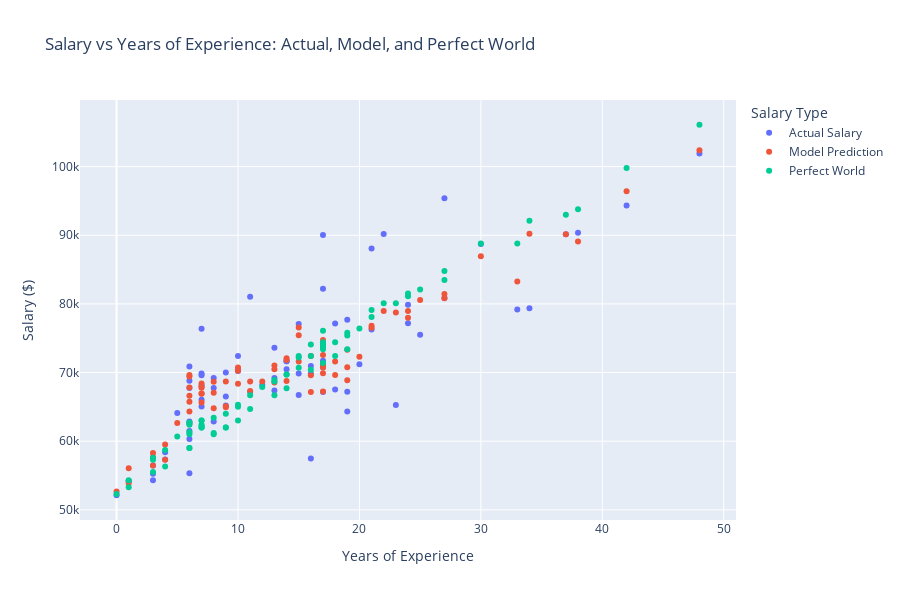

Here is the notebook cell this chart was saved with:
### Code cell
import plotly.express as px
import pandas as pd
import numpy as np

# Prepare the data (assumes df already exists and has the right columns)
df_plot = df[[
    "Employee",
    "Years of Exp",
    "25-26 Salary",
    "Prediction_from_clean_model",
    "Perfect World Salary"
]].copy()

df_plot = df_plot.rename(columns={
    "25-26 Salary": "Actual Salary",
    "Prediction_from_clean_model": "Model Prediction",
    "Perfect World Salary": "Perfect World"
})

# Melt to long format
df_long = df_plot.melt(
    id_vars=["Years of Exp", "Employee"],
    var_name="Salary Type",
    value_name="Salary"
)

# Clean up infinities or NaNs
df_long = df_long.replace([np.inf, -np.inf], np.nan).dropna(subset=["Salary"])

# Interactive plot with trendlines
fig = px.scatter(
    df_long,
    x="Years of Exp",
    y="Salary",
    color="Salary Type",
    # trendline="ols",
    hover_data=["Employee", "Salary", "Years of Exp"],
    title="Salary vs Years of Experience: Actual, Model, and Perfect World"
)

fig.update_layout(
    height=600,
    legend_title="Salary Type",
    xaxis_title="Years of Experience",
    yaxis_title="Salary ($)",
    hovermode="closest"
)

fig.show()

### Figure 1 — Plotly figure (JSON) as saved in the notebook; plotly's stock layout.template omitted (floating-point values rounded to 4 significant figures)
{"data": [{"customdata": [["Joella, Katie "], ["Dimond, Olivia D"], ["Pugh, Hannah E"], ["Baumgartner, Rachel C"], ["Herndon, Natalie R"], ["Rosiere, Diana M"], ["Porter, Laine M"], ["Wang, Zhuoqun "], ["Sasine, Corinne P"], ["Von Tscharner, Emma M"], ["Berg, Kyle R"], ["Peters, Emily M"], ["Burton, Tiffany D"], ["Swisher, Mark R"], ["Gulick, Kate T"], ["McVie, Geoffry "], ["Greenwald, Tess E"], ["Jung, Jason R"], ["McFall, Shannon M"], ["Garcia, Maria G"], ["Harnar, Casey E"], ["Bray, Amie M"], ["Ochoa, Melissa B"], ["Passin, Laura E"], ["McGrath, Alexandra F"], ["Romano, Bridget M"], ["Barocas, Anne "], ["Callis, Carolyn P"], ["Wang, Xiaomeng "], ["Brown, Michelle C"], ["McHugh, John N"], ["Fonseca, Ana J"], ["Courtney, Heather M"], ["Garcia, Christina "], ["Valin, Josh N"], ["McGown, Amber"], ["Ponce, Tomas M"], ["Tuck, Dane P"], ["Hollway, Margaret F"], ["Goforth, Elizabeth A"], ["Farrell, Julie"], ["Shipley, Kelly L"], ["LaRocque, Carol A"], ["Turnbull, Jennie "], ["Lantagne, Michael K"], ["Tullar, Timothy R"], ["Herman, Bonnie J"], ["Aragon, Shannon "], ["Valdez, Savannah G"], ["Gordon, Heather A"], ["Boss, Christine M"], ["Summers, Amber "], ["Rehmer, Rosemary "], ["Zinge, Kelley C"], ["Ferrill Roman, Bonnie M"], ["Kirchner, Rachel Y"], ["Jewett, Jeffrey T"], ["Hill, Bettye"], ["Johnson, Marie F"], ["Hon, Rebecca M"], ["Irwin, Michelle D"], ["Riehl, Joe "], ["May, Julie "], ["Ferguson, Kristen A"], ["Barton, Sarah F"], ["Evans, Anne E"], ["Sniegowski, Peter "], ["Beckham, Wallace A"], ["Gentry, Phillip M"], ["Rodgers, Andy "], ["Otto, Theresa J"], ["McCall, Ines A"], ["Easton, Terrance "], ["Hamilton, Darla J"], ["Pattison, Michael G"]], "hovertemplate": "Salary Type=Actual Salary<br>Years of Exp=%{x}<br>Salary=%{y}<br>Employee=%{customdata[0]}<extra></extra>", "legendgroup": "Actual Salary", "marker": {"color": "#636efa", "symbol": "circle"}, "mode": "markers", "name": "Actual Salary", "orientation": "v", "showlegend": true, "type": "scatter", "x": [0, 1, 1, 3, 3, 3, 4, 4, 5, 6, 6, 6, 6, 8, 7, 9, 7, 9, 6, 8, 7, 6, 8, 7, 7, 9, 10, 10, 6, 10, 7, 15, 11, 13, 12, 13, 15, 14, 14, 14, 13, 15, 11, 16, 19, 17, 19, 18, 16, 17, 16, 20, 17, 17, 17, 18, 19, 17, 17, 23, 25, 21, 24, 24, 21, 22, 27, 30, 27, 33, 34, 37, 38, 42, 48], "xaxis": "x", "y": [52125, 54210, 54210, 54302, 55253, 56471, 57338, 58380, 64114, 55328, 60336, 61474, 62884, 62884, 65052, 65211, 66028, 66514, 67763, 67763, 68119, 68805, 69205, 69603, 69848, 70013, 70243, 70473, 70890, 72403, 76387, 66744, 67220, 67395, 68196, 69223, 69848, 70473, 71655, 71655, 73609, 77061, 81055, 57463, 64318, 67166, 67220, 67540, 69848, 70761, 70967, 71209, 71244, 71720, 73997, 77145, 77689, 82201, 90045, 65259, 75504, 76288, 77182, 79861, 88090, 90178, 80874, 88717, 95382, 79173, 79378, 90142, 90370, 94341, 101894], "yaxis": "y"}, {"customdata": [["Joella, Katie "], ["Dimond, Olivia D"], ["Pugh, Hannah E"], ["Baumgartner, Rachel C"], ["Herndon, Natalie R"], ["Rosiere, Diana M"], ["Porter, Laine M"], ["Wang, Zhuoqun "], ["Sasine, Corinne P"], ["Von Tscharner, Emma M"], ["Berg, Kyle R"], ["Peters, Emily M"], ["Burton, Tiffany D"], ["Swisher, Mark R"], ["Gulick, Kate T"], ["McVie, Geoffry "], ["Greenwald, Tess E"], ["Jung, Jason R"], ["McFall, Shannon M"], ["Garcia, Maria G"], ["Harnar, Casey E"], ["Bray, Amie M"], ["Ochoa, Melissa B"], ["Passin, Laura E"], ["McGrath, Alexandra F"], ["Romano, Bridget M"], ["Barocas, Anne "], ["Callis, Carolyn P"], ["Wang, Xiaomeng "], ["Brown, Michelle C"], ["McHugh, John N"], ["Fonseca, Ana J"], ["Courtney, Heather M"], ["Garcia, Christina "], ["Valin, Josh N"], ["McGown, Amber"], ["Ponce, Tomas M"], ["Tuck, Dane P"], ["Hollway, Margaret F"], ["Goforth, Elizabeth A"], ["Farrell, Julie"], ["Shipley, Kelly L"], ["LaRocque, Carol A"], ["Turnbull, Jennie "], ["Lantagne, Michael K"], ["Tullar, Timothy R"], ["Herman, Bonnie J"], ["Aragon, Shannon "], ["Valdez, Savannah G"], ["Gordon, Heather A"], ["Boss, Christine M"], ["Summers, Amber "], ["Rehmer, Rosemary "], ["Zinge, Kelley C"], ["Ferrill Roman, Bonnie M"], ["Kirchner, Rachel Y"], ["Jewett, Jeffrey T"], ["Hill, Bettye"], ["Johnson, Marie F"], ["Hon, Rebecca M"], ["Irwin, Michelle D"], ["Riehl, Joe "], ["May, Julie "], ["Ferguson, Kristen A"], ["Barton, Sarah F"], ["Evans, Anne E"], ["Sniegowski, Peter "], ["Beckham, Wallace A"], ["Gentry, Phillip M"], ["Rodgers, Andy "], ["Otto, Theresa J"], ["McCall, Ines A"], ["Easton, Terrance "], ["Hamilton, Darla J"], ["Pattison, Michael G"]], "hovertemplate": "Salary Type=Model Prediction<br>Years of Exp=%{x}<br>Salary=%{y}<br>Employee=%{customdata[0]}<extra></extra>", "legendgroup": "Model Prediction", "marker": {"color": "#EF553B", "symbol": "circle"}, "mode": "markers", "name": "Model Prediction", "orientation": "v", "showlegend": true, "type": "scatter", "x": [0, 1, 1, 3, 3, 3, 4, 4, 5, 6, 6, 6, 6, 8, 7, 9, 7, 9, 6, 8, 7, 6, 8, 7, 7, 9, 10, 10, 6, 10, 7, 15, 11, 13, 12, 13, 15, 14, 14, 14, 13, 15, 11, 16, 19, 17, 19, 18, 16, 17, 16, 20, 17, 17, 17, 18, 19, 17, 17, 23, 25, 21, 24, 24, 21, 22, 27, 30, 27, 33, 34, 37, 38, 42, 48], "xaxis": "x", "y": [52680.0, 53870.0, 56050.0, 57660.0, 56450.0, 58280.0, 57280.0, 59530.0, 62660.0, 65750.0, 62560.0, 64340.0, 69420.0, 64790.0, 66900.0, 64940.0, 66950.0, 65090.0, 66630.0, 67060.0, 68410.0, 67820.0, 68670.0, 67790.0, 67920.0, 68710.0, 68370.0, 70260.0, 69640.0, 70740.0, 65640.0, 75440.0, 67300.0, 70480.0, 68710.0, 68530.0, 71610.0, 68760.0, 72100.0, 71810.0, 71020.0, 76560.0, 68710.0, 67170.0, 68900.0, 67230.0, 73320.0, 69640.0, 69610.0, 71080.0, 72420.0, 72290.0, 71210.0, 70750.0, 72550.0, 71600.0, 70780.0, 69900.0, 74740.0, 78770.0, 80570.0, 76830.0, 77990.0, 78960.0, 76510.0, 78980.0, 81430.0, 86960.0, 80820.0, 83270.0, 90210.0, 90150.0, 89100.0, 96410.0, 102400.0], "yaxis": "y"}, {"customdata": [["Joella, Katie "], ["Dimond, Olivia D"], ["Pugh, Hannah E"], ["Baumgartner, Rachel C"], ["Herndon, Natalie R"], ["Rosiere, Diana M"], ["Porter, Laine M"], ["Wang, Zhuoqun "], ["Sasine, Corinne P"], ["Von Tscharner, Emma M"], ["Berg, Kyle R"], ["Peters, Emily M"], ["Burton, Tiffany D"], ["Swisher, Mark R"], ["Gulick, Kate T"], ["McVie, Geoffry "], ["Greenwald, Tess E"], ["Jung, Jason R"], ["McFall, Shannon M"], ["Garcia, Maria G"], ["Harnar, Casey E"], ["Bray, Amie M"], ["Ochoa, Melissa B"], ["Passin, Laura E"], ["McGrath, Alexandra F"], ["Romano, Bridget M"], ["Barocas, Anne "], ["Callis, Carolyn P"], ["Wang, Xiaomeng "], ["Brown, Michelle C"], ["McHugh, John N"], ["Fonseca, Ana J"], ["Courtney, Heather M"], ["Garcia, Christina "], ["Valin, Josh N"], ["McGown, Amber"], ["Ponce, Tomas M"], ["Tuck, Dane P"], ["Hollway, Margaret F"], ["Goforth, Elizabeth A"], ["Farrell, Julie"], ["Shipley, Kelly L"], ["LaRocque, Carol A"], ["Turnbull, Jennie "], ["Lantagne, Michael K"], ["Tullar, Timothy R"], ["Herman, Bonnie J"], ["Aragon, Shannon "], ["Valdez, Savannah G"], ["Gordon, Heather A"], ["Boss, Christine M"], ["Summers, Amber "], ["Rehmer, Rosemary "], ["Zinge, Kelley C"], ["Ferrill Roman, Bonnie M"], ["Kirchner, Rachel Y"], ["Jewett, Jeffrey T"], ["Hill, Bettye"], ["Johnson, Marie F"], ["Hon, Rebecca M"], ["Irwin, Michelle D"], ["Riehl, Joe "], ["May, Julie "], ["Ferguson, Kristen A"], ["Barton, Sarah F"], ["Evans, Anne E"], ["Sniegowski, Peter "], ["Beckham, Wallace A"], ["Gentry, Phillip M"], ["Rodgers, Andy "], ["Otto, Theresa J"], ["McCall, Ines A"], ["Easton, Terrance "], ["Hamilton, Darla J"], ["Pattison, Michael G"]], "hovertemplate": "Salary Type=Perfect World<br>Years of Exp=%{x}<br>Salary=%{y}<br>Employee=%{customdata[0]}<extra></extra>", "legendgroup": "Perfect World", "marker": {"color": "#00cc96", "symbol": "circle"}, "mode": "markers", "name": "Perfect World", "orientation": "v", "showlegend": true, "type": "scatter", "x": [0, 1, 1, 3, 3, 3, 4, 4, 5, 6, 6, 6, 6, 8, 7, 9, 7, 9, 6, 8, 7, 6, 8, 7, 7, 9, 10, 10, 6, 10, 7, 15, 11, 13, 12, 13, 15, 14, 14, 14, 13, 15, 11, 16, 19, 17, 19, 18, 16, 17, 16, 20, 17, 17, 17, 18, 19, 17, 17, 23, 25, 21, 24, 24, 21, 22, 27, 30, 27, 33, 34, 37, 38, 42, 48], "xaxis": "x", "y": [52300, 53300, 54300, 57300, 55500, 57600, 56300, 58700, 60700, 61000, 59000, 59000, 62700, 61000, 62000, 62000, 62000, 62000, 61300, 61200, 63000, 62400, 63400, 63000, 62400, 64000, 63000, 65000, 62700, 65300, 62200, 72200, 64700, 68900, 67900, 66700, 70700, 67700, 69700, 69700, 68700, 72400, 66700, 70400, 73400, 71400, 75800, 72400, 72400, 73900, 74100, 76400, 74100, 73600, 74400, 74400, 75400, 73400, 76100, 80100, 82100, 79100, 81100, 81500, 78100, 80100, 84800, 88800, 83500, 88800, 92100, 93000, 93800, 99800, 106100], "yaxis": "y"}], "layout": {"height": 600, "hovermode": "closest", "legend": {"title": {"text": "Salary Type"}, "tracegroupgap": 0}, "title": {"text": "Salary vs Years of Experience: Actual, Model, and Perfect World"}, "xaxis": {"anchor": "y", "domain": [0, 1], "title": {"text": "Years of Experience"}}, "yaxis": {"anchor": "x", "domain": [0, 1], "title": {"text": "Salary ($)"}}}}
